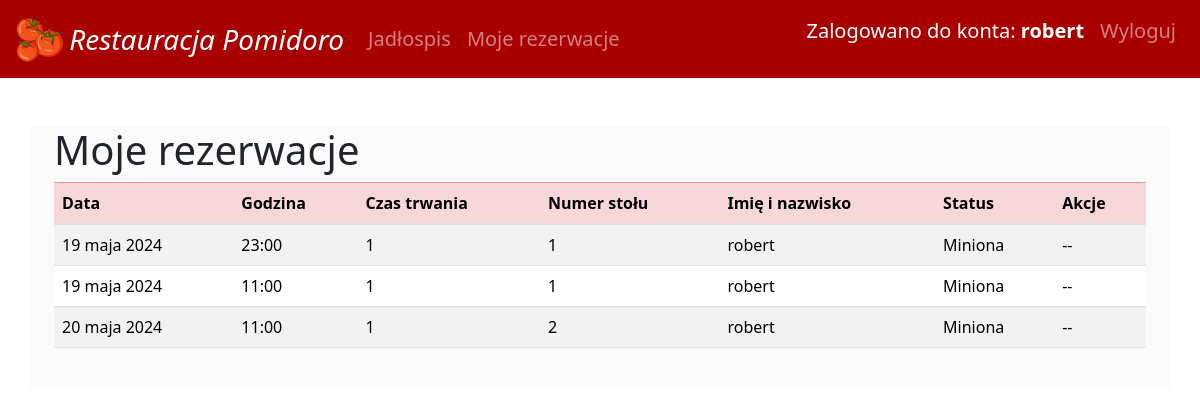
The page /my_reservation/ (signed in) on the database its author committed.
### reserv/models.py (models this page shows, shortened)
class Reservation(models.Model):
    id = models.AutoField(primary_key=True)  # Dodanie kolumny ID
    table = models.ForeignKey('Table', on_delete=models.CASCADE)
    date = models.DateField()
    time = models.TimeField()
    duration = models.IntegerField(help_text="Duration in hours")
    name = models.CharField(max_length=100)
    phone = models.CharField(max_length=20)
    email = models.EmailField()
    user = models.ForeignKey(User, on_delete=models.CASCADE, related_name='reservations', default=1)

class Table(models.Model):
    number = models.IntegerField(unique=True)
    capacity = models.IntegerField()

### reserv/views.py (the view)
# urls.py: path('my_reservation/', reservation_user, name='reservation_user'),
@login_required(login_url='/login')
def reservation_user(request):
    if request.method == 'POST':
        reservation = get_object_or_404(Reservation, id=request.POST.get('id'))
        reservation.delete()
        return redirect('reservation_user')
    else:
        reservations = Reservation.objects.filter(user=request.user.id)
        reservation_status = []
        for reservation in reservations:
            if reservation.date < datetime.now().date() or (reservation.date == datetime.now().date() and reservation.time < datetime.now().time()):
                status = "Miniona"
            else:
                status = "Oczekuje"
            reservation_status.append((reservation, status))
    return render(request, 'reserv/reservation_user.html', {'reservations_status': reservation_status})

### templates/reserv/reservation_user.html (shortened to what this page needs)
{% extends 'reserv/template.html' %}
{% load static %}
{% block content %}
<div class="container mt-5">
    <h1>Moje rezerwacje</h1>
    <table class="table table-striped">
        <thead class="table-danger">
            <tr>
                <th>Data</th>
                <th>Godzina</th>
                <th>Czas trwania</th>
                <th>Numer stołu</th>
                <th>Imię i nazwisko</th>
                <th>Status</th>
                <th>Akcje</th>
            </tr>
        </thead>
        <tbody>
            {% for reservation, status in reservations_status %}
            <tr>
                <td>{{ reservation.date }}</td>
                <td>{{ reservation.time }}</td>
                <td>{{ reservation.duration }}</td>
                <td>{{ reservation.table.number }}</td>
                <td>{{ reservation.user }}</td>
                <td>{{ status }}</td>
                <td>
                    {% if status == "Miniona" %}
                        --
                    {% else %}
                        <form method="post" action="#" style="display: inline;">
                            {% csrf_token %}
                            <input name="id" type='number' value="{{reservation.id}}" style="display: none">
                            <button type="submit" class="btn btn-danger">❌ Zrezygnuj</button>
                        </form>
                    {% endif %}
                </td>
            </tr>
            {% endfor %}
        </tbody>
    </table>
    <br>
</div>
{% endblock %}

### templates/reserv/template.html (shortened to what this page needs)
<!DOCTYPE html>
<html>
<head>
    <link href="https://stackpath.bootstrapcdn.com/bootstrap/4.5.2/css/bootstrap.min.css" rel="stylesheet">
    <link rel="stylesheet" href="https://stackpath.bootstrapcdn.com/bootstrap/4.5.2/css/bootstrap.min.css">
    <link rel="stylesheet" href="https://kendo.cdn.telerik.com/2021.3.914/styles/kendo.default-v2.min.css">
    <link href="https://cdn.jsdelivr.net/npm/bootstrap@5.3.3/dist/css/bootstrap.min.css" rel="stylesheet">
    {% load static %}
</head>
<body>
    <nav class="navbar navbar-expand-lg navbar-dark pl-3 pr-3 fs-5" style="background-color: rgb(168, 0, 0);">
        <a class="navbar-brand" href="{% url 'homepage' %}"><img src="{% static 'images/logo.png' %}" style="width: 6vh;">
            <i style="font-size: 3.5vh; vertical-align: middle;"> Restauracja Pomidoro</i></a>
        <div class="collapse navbar-collapse" id="navbarSupportedContent">
            <ul class="navbar-nav mr-auto">
                <li class="nav-item">
                    <a class="nav-link" href="{% url 'restaurant_menu' %}">Jadłospis</a>
                </li>
                <li class="nav-item">
                    <a class="nav-link" href="{% url 'reservation_user' %}">Moje rezerwacje</a>
                </li>
            </ul>
            <ul class="navbar-nav ml-auto">
                    {% if user.is_authenticated %}
                    <li class="nav-item">
                        <p class="nav-link active">Zalogowano do konta: <b>{{user.username}}</b></p>
                    </li>
                    {% endif %}
                    {% if user.is_authenticated %}
                    <li class="nav-item" style="margin: 0; padding: 0;">
                        <form action="{% url 'logout_' %}" method="post" style="margin: 0; padding: 0;">
                            <button class="btn nav-link">Wyloguj</button>
                        </form>
                    </li>
                    {% endif %}
            </ul>
        </div>
    </nav>
    <div id="bg" class="container mt-3 mb-3">
        {% block content %}{% endblock %}
    </div>
</body>
</html>

### rows shown on the page
Reservation: date "19 maja 2024", time "23:00", duration "1", table.number "1", user "robert", status "Miniona"
Reservation: date "19 maja 2024", time "11:00", duration "1", table.number "1", user "robert", status "Miniona"
Reservation: date "20 maja 2024", time "11:00", duration "1", table.number "2", user "robert", status "Miniona"

### other values the page prints
{{ user.username }} "robert"
